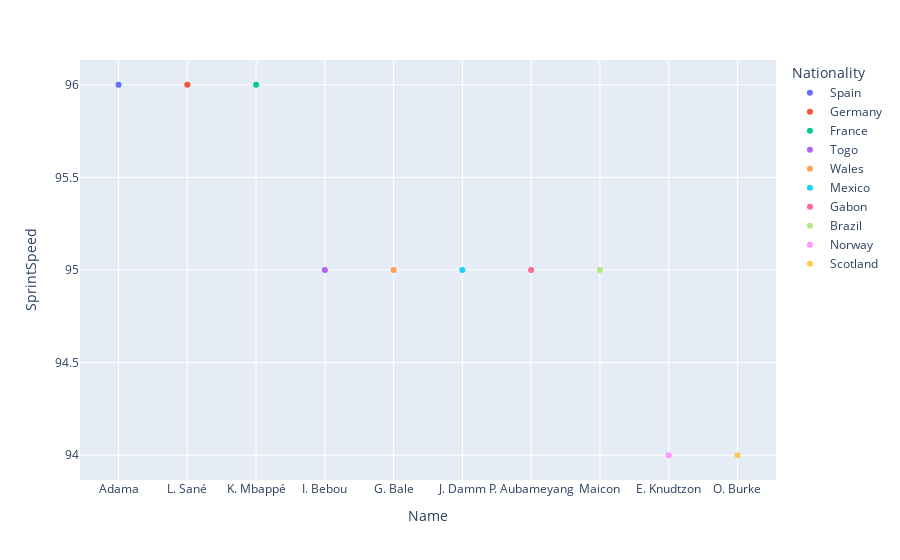

Notebook code cell kept with this figure:
### Code cell
# USING PLOTLY TO VISUALIZE
px.scatter(fp, x = "Name", y = "SprintSpeed", color = "Nationality")

### Figure 1 — Plotly figure (JSON) as saved in the notebook; plotly's stock layout.template omitted (floating-point values rounded to 4 significant figures)
{"data": [{"hovertemplate": "Nationality=Spain<br>Name=%{x}<br>SprintSpeed=%{y}<extra></extra>", "legendgroup": "Spain", "marker": {"color": "#636efa", "symbol": "circle"}, "mode": "markers", "name": "Spain", "orientation": "v", "showlegend": true, "type": "scatter", "x": ["Adama"], "xaxis": "x", "y": [96], "yaxis": "y"}, {"hovertemplate": "Nationality=Germany<br>Name=%{x}<br>SprintSpeed=%{y}<extra></extra>", "legendgroup": "Germany", "marker": {"color": "#EF553B", "symbol": "circle"}, "mode": "markers", "name": "Germany", "orientation": "v", "showlegend": true, "type": "scatter", "x": ["L. Sané"], "xaxis": "x", "y": [96], "yaxis": "y"}, {"hovertemplate": "Nationality=France<br>Name=%{x}<br>SprintSpeed=%{y}<extra></extra>", "legendgroup": "France", "marker": {"color": "#00cc96", "symbol": "circle"}, "mode": "markers", "name": "France", "orientation": "v", "showlegend": true, "type": "scatter", "x": ["K. Mbappé"], "xaxis": "x", "y": [96], "yaxis": "y"}, {"hovertemplate": "Nationality=Togo<br>Name=%{x}<br>SprintSpeed=%{y}<extra></extra>", "legendgroup": "Togo", "marker": {"color": "#ab63fa", "symbol": "circle"}, "mode": "markers", "name": "Togo", "orientation": "v", "showlegend": true, "type": "scatter", "x": ["I. Bebou"], "xaxis": "x", "y": [95], "yaxis": "y"}, {"hovertemplate": "Nationality=Wales<br>Name=%{x}<br>SprintSpeed=%{y}<extra></extra>", "legendgroup": "Wales", "marker": {"color": "#FFA15A", "symbol": "circle"}, "mode": "markers", "name": "Wales", "orientation": "v", "showlegend": true, "type": "scatter", "x": ["G. Bale"], "xaxis": "x", "y": [95], "yaxis": "y"}, {"hovertemplate": "Nationality=Mexico<br>Name=%{x}<br>SprintSpeed=%{y}<extra></extra>", "legendgroup": "Mexico", "marker": {"color": "#19d3f3", "symbol": "circle"}, "mode": "markers", "name": "Mexico", "orientation": "v", "showlegend": true, "type": "scatter", "x": ["J. Damm"], "xaxis": "x", "y": [95], "yaxis": "y"}, {"hovertemplate": "Nationality=Gabon<br>Name=%{x}<br>SprintSpeed=%{y}<extra></extra>", "legendgroup": "Gabon", "marker": {"color": "#FF6692", "symbol": "circle"}, "mode": "markers", "name": "Gabon", "orientation": "v", "showlegend": true, "type": "scatter", "x": ["P. Aubameyang"], "xaxis": "x", "y": [95], "yaxis": "y"}, {"hovertemplate": "Nationality=Brazil<br>Name=%{x}<br>SprintSpeed=%{y}<extra></extra>", "legendgroup": "Brazil", "marker": {"color": "#B6E880", "symbol": "circle"}, "mode": "markers", "name": "Brazil", "orientation": "v", "showlegend": true, "type": "scatter", "x": ["Maicon"], "xaxis": "x", "y": [95], "yaxis": "y"}, {"hovertemplate": "Nationality=Norway<br>Name=%{x}<br>SprintSpeed=%{y}<extra></extra>", "legendgroup": "Norway", "marker": {"color": "#FF97FF", "symbol": "circle"}, "mode": "markers", "name": "Norway", "orientation": "v", "showlegend": true, "type": "scatter", "x": ["E. Knudtzon"], "xaxis": "x", "y": [94], "yaxis": "y"}, {"hovertemplate": "Nationality=Scotland<br>Name=%{x}<br>SprintSpeed=%{y}<extra></extra>", "legendgroup": "Scotland", "marker": {"color": "#FECB52", "symbol": "circle"}, "mode": "markers", "name": "Scotland", "orientation": "v", "showlegend": true, "type": "scatter", "x": ["O. Burke"], "xaxis": "x", "y": [94], "yaxis": "y"}], "layout": {"legend": {"title": {"text": "Nationality"}, "tracegroupgap": 0}, "margin": {"t": 60}, "xaxis": {"anchor": "y", "domain": [0, 1], "title": {"text": "Name"}}, "yaxis": {"anchor": "x", "domain": [0, 1], "title": {"text": "SprintSpeed"}}}}
